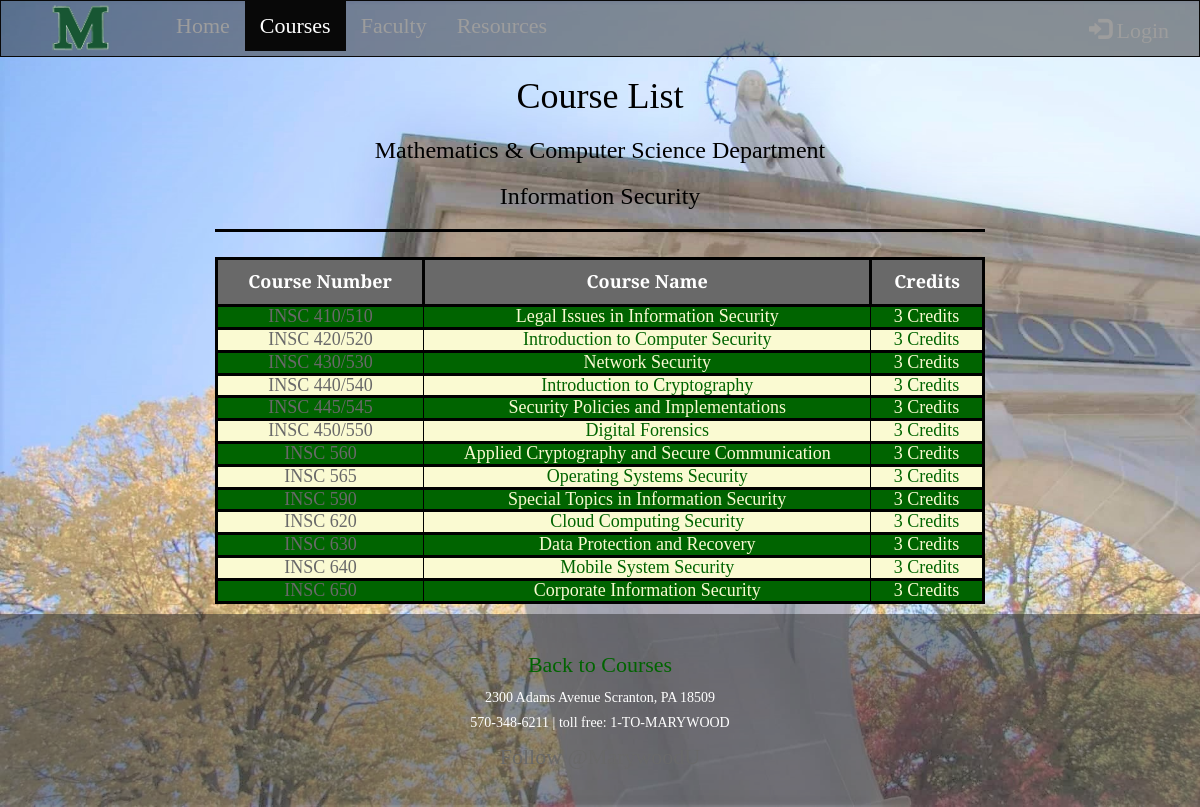
The app's page /insccourses.php with its own data.
### tables this page shows
CREATE TABLE `insccourses` (
  `courseNum` varchar(15) NOT NULL,
  `courseName` varchar(65) NOT NULL,
  `credits` varchar(15) NOT NULL,
  `detail` varchar(3000) NOT NULL
);

### insccourses.php (the view, shortened to what this page needs)
<!DOCTYPE html>
<html lang="en">
<head>
  <link rel="stylesheet" href="https://maxcdn.bootstrapcdn.com/bootstrap/3.4.1/css/bootstrap.min.css">
  <link rel="stylesheet" href="mustyle.css">
</head>
<body>
<nav class="navbar navbar-inverse">
  <div class="container-fluid">
    <div class="navbar-header">
      <a class="navbar-brand" href="#">
		<img width="130px" height="70px" src="bigM.png" style="position:relative;top:-22px">
	  </a>
    </div>
    <div class="collapse navbar-collapse" id="myNavbar">
      <ul class="nav navbar-nav">
        <li><a href="/cs490-capstone/index.html#">Home</a></li>
        <li class="active"><a href="/cs490-capstone/courses.html#">Courses</a></li>
        <li><a href="/cs490-capstone/faculty.php#">Faculty</a></li>
        <li><a href="/cs490-capstone/resources.html#">Resources</a></li>
      </ul>
    <ul class="nav navbar-nav navbar-right">
        <li><a href="/cs490-capstone/logform.php#"><span class="glyphicon glyphicon-log-in"></span> Login</a></li>
      </ul>
    </div>
  </div>
</nav>
<div class="container-fluid text-center">
  <div class="row content">
    <div class="col-sm-2 sidenav"> </div>
    <div class="col-sm-8 text-center">
      <h1>Course List</h1>
      <h3>Mathematics & Computer Science Department</h3>
      <h3>Information Security</h3>
        <hr style="height:3px;border-width:0;color:black;background-color:black">
     <h4>
    <?php
        $conn = mysqli_connect("localhost", "root", "", "capstone");
        $sql = "CALL getInscCourses";
        $result = $conn->query($sql);
        echo "<table border='1'>
              <tr>
              <th>Course Number</th>
              <th>Course Name</th>
              <th>Credits</th>
              </tr>";
        while($row = mysqli_fetch_array($result)){
            echo "<tr>";
            echo "<td><a href=inscdetail.php?courseNum=".urlencode($row['courseNum']).">".$row['courseNum']."</a></td>";
            echo "<td>" . $row['courseName'] . "</td>";
            echo "<td>" . $row['credits'] . "</td>";
            echo "</tr>";
        }
        echo "</table>";
    ?>
        </h4>
    </div>
    <div class="col-sm-2 sidenav"> </div>
  </div>
</div>
<footer class="container-fluid text-center">
    <p><a class="link" href="/cs490-capstone/courses.html#" title="Go to Courses">Back to Courses</a></p>
    <h5>
    <p>2300 Adams Avenue Scranton, PA 18509</p>
    <p>570-348-6211 | toll free: 1-TO-MARYWOOD</p>
    </h5>
    <div>
        <div class position="relative"><a href="https://twitter.com/MarywoodU?ref_src=twsrc%5Etfw" class="twitter-follow-button" data-size="large" data-show-screen-name="false" data-show-count="false">Follow @MarywoodU</a></div><script async src="https://platform.twitter.com/widgets.js" charset="utf-8"></script>
    </div>
</footer>
</body>
</html>

### mustyle.css (style rules this page uses)
html { height: 100%; }
body { font-family: 'Playfair Display', serif; font-size: 22px; color: black; background-image: url(lightMUarchbackground.jpg); background-repeat: repeat-y; background-size: cover; min-height:100%; position:relative; padding-bottom:[footer-height] }
ul { display: inline-block; text-align:left; }
.link { color: darkgreen; }
table { border: 3px solid black; width: 100%; color: black; text-align: center; }
th { border: 3px solid black; color: white; background-color: dimgrey; text-align: center; padding: 12px; }
tr:nth-child(even) { border: 3px solid black; color: lightgoldenrodyellow; background-color: darkgreen; }
tr:nth-child(odd) { border: 3px solid black; color: darkgreen; background-color: lightgoldenrodyellow; }
li a { color: white; }
a { color: darkgreen; }
.navbar { margin-bottom: 0; border-radius: 0; background: rgb(44, 44, 44); background: rgba(44, 44, 44, 0.5); color: white; }
.row.content { height: 450px }
.sidenav { padding-top: 30px; height: 100%; }
footer { background: rgba(44, 44, 44, 0.5); color: white; padding: 35px; }
* { box-sizing: border-box; }
hr { border: 1px solid #f1f1f1; margin-bottom: 25px; }

### insccourses.php (style rules this page uses)
a { color: dimgrey; }

### records on screen
insccourses: courseNum "INSC 410/510", courseName "Legal Issues in Information Security", credits "3 Credits"
insccourses: courseNum "INSC 420/520", courseName "Introduction to Computer Security", credits "3 Credits"
insccourses: courseNum "INSC 430/530", courseName "Network Security", credits "3 Credits"
insccourses: courseNum "INSC 440/540", courseName "Introduction to Cryptography", credits "3 Credits"
insccourses: courseNum "INSC 445/545", courseName "Security Policies and Implementations", credits "3 Credits"
insccourses: courseNum "INSC 450/550", courseName "Digital Forensics", credits "3 Credits"
insccourses: courseNum "INSC 560", courseName "Applied Cryptography and Secure Communication", credits "3 Credits"
insccourses: courseNum "INSC 565", courseName "Operating Systems Security", credits "3 Credits"
insccourses: courseNum "INSC 590", courseName "Special Topics in Information Security", credits "3 Credits"
insccourses: courseNum "INSC 620", courseName "Cloud Computing Security", credits "3 Credits"
insccourses: courseNum "INSC 630", courseName "Data Protection and Recovery", credits "3 Credits"
insccourses: courseNum "INSC 640", courseName "Mobile System Security", credits "3 Credits"
insccourses: courseNum "INSC 650", courseName "Corporate Information Security", credits "3 Credits"
